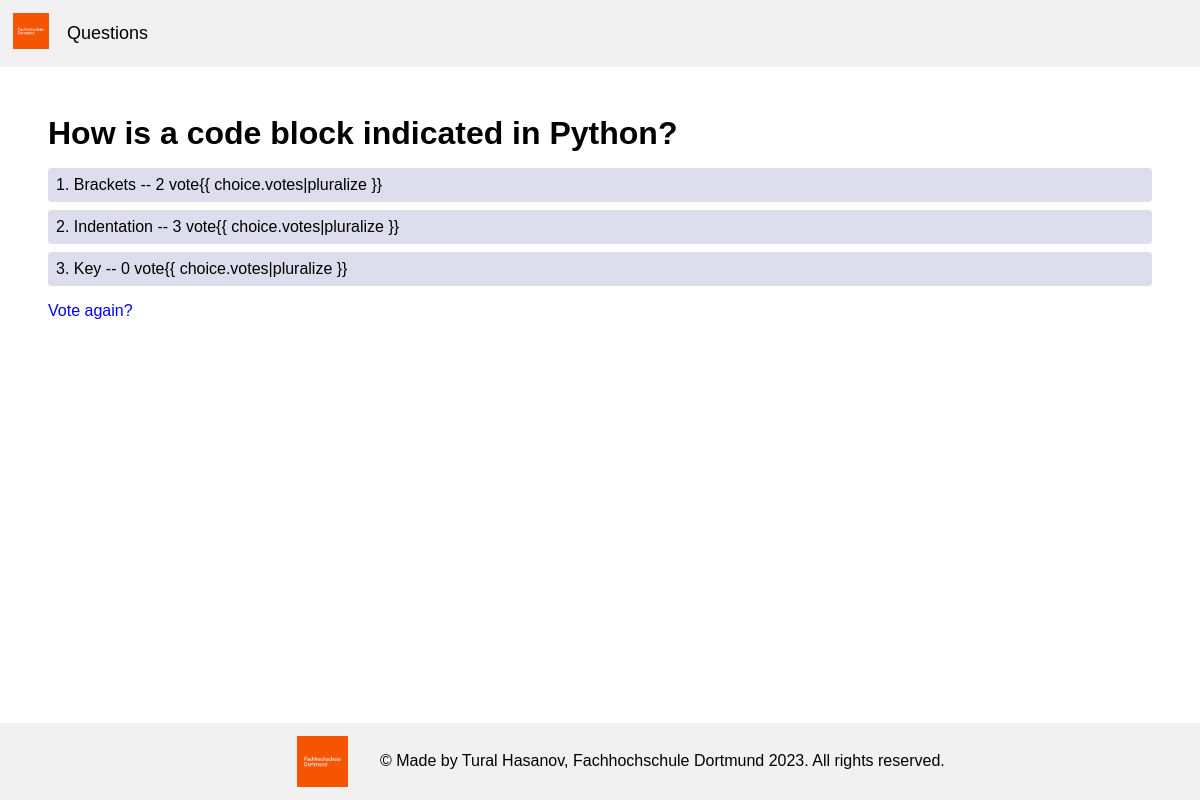
The app's page /3/results/ with its own data.
### polls/models.py (models this page shows, shortened)
class Question(models.Model):
    question_text = models.CharField(max_length=200)
    pub_date = models.DateTimeField('date published')
    created_at = models.DateTimeField(auto_now_add=True)
    updated_at = models.DateTimeField(auto_now=True)
    objects = QuestionManager()

class Choice(models.Model):
    question = models.ForeignKey(Question, related_name="question_choices", on_delete=models.CASCADE)
    choice_text = models.CharField(max_length=200)
    votes = models.IntegerField(default=0)
    created_at = models.DateTimeField(auto_now_add=True)
    updated_at = models.DateTimeField(auto_now=True)

### polls/views.py (the view)
# urls.py: path('<int:question_id>/results/', views.results, name='results'),
def results(request, question_id):
    try:
        question = Question.objects.prefetch_related('question_choices').get(pk=question_id)
    except Question.DoesNotExist:
        raise Http404("Question does not exist")
    return render(request, 'polls/results.html', {'question': question})

### polls/models.py (called while the page is built)
    def get_queryset(self):
        return super().get_queryset().filter(pub_date__lte=timezone.now())

### polls/templates/polls/results.html
{% extends 'app.html' %} {% block content %}
<h1>{{ question.question_text }}</h1>
<ul class="choices">
  {% for choice in question.question_choices.all %}
  <li class="question-choice">
    {{forloop.counter}}. {{ choice.choice_text }} -- {{ choice.votes }} vote{{
    choice.votes|pluralize }}
  </li>
  {% endfor %}
</ul>
<a href="{% url 'polls:detail' question.id %}">Vote again?</a>
{% endblock content %}

### static/style.css (style rules this page uses)
* { margin: 0; padding: 0; font-family: Arial, Helvetica, sans-serif; }
li { list-style: none; }
a { text-decoration: none; }
ul.choices { margin-bottom: 1em; margin-top: 1em; }
li.question-choice { background: #dde; border: none; border-radius: 4px; margin-bottom: 0.5em; padding: 0.5em; }

### records on screen
Question: question_text "How is a code block indicated in Python?"
Choice: choice_text "Brackets", votes "2"
Choice: choice_text "Indentation", votes "3"
Choice: choice_text "Key", votes "0"
